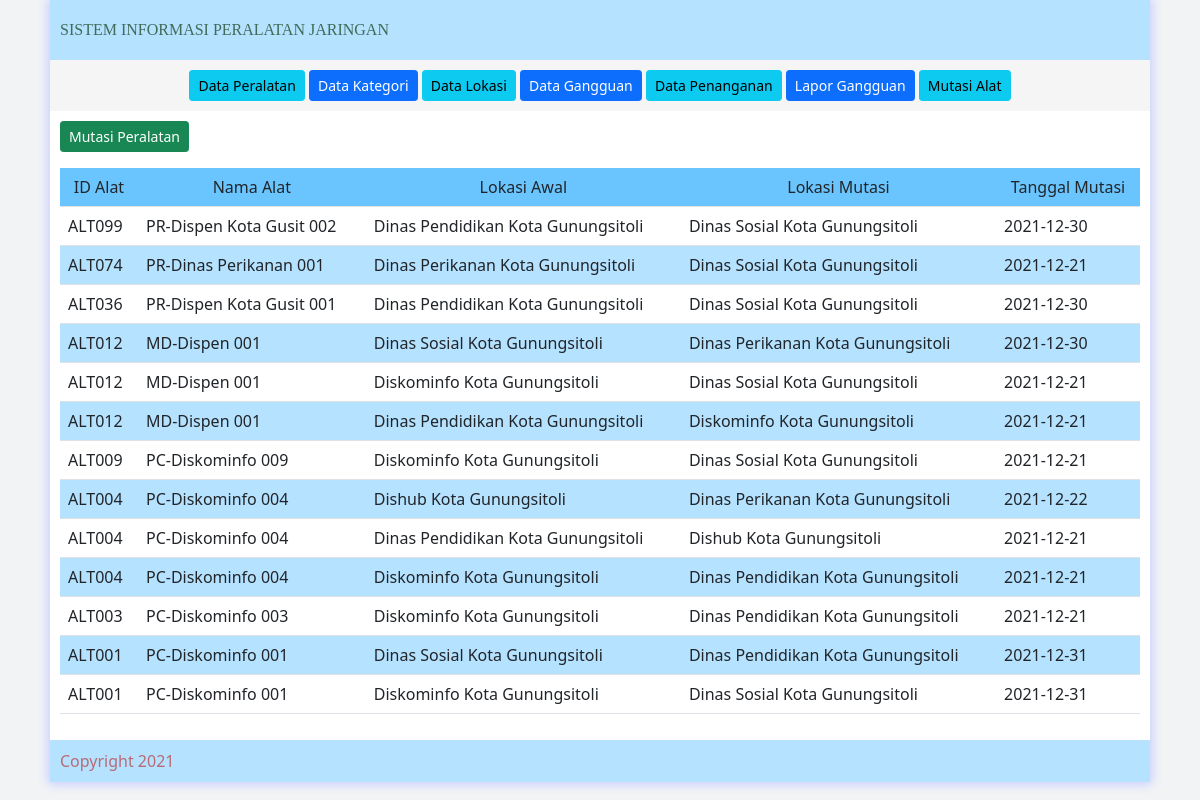
Screenshot of /mutasi with the database file from the repository.
### tables this page shows
CREATE TABLE `tblhistorilokasi` (
  `id_histori` int(20) NOT NULL,
  `id_alat` char(20) NOT NULL,
  `id_lokasi_a` char(20) NOT NULL,
  `id_lokasi_b` char(20) NOT NULL,
  `tgl` date NOT NULL
);

CREATE TABLE `tblalat` (
  `id_alat` char(20) NOT NULL,
  `id_kategori` char(20) NOT NULL,
  `id_lokasi` char(20) NOT NULL,
  `nama_peralatan` varchar(200) NOT NULL,
  `tahun_beli` date NOT NULL,
  `desc_alat` text NOT NULL,
  `jlh_port` text NOT NULL,
  `nama_wifi` varchar(200) NOT NULL,
  `pass_wifi` text NOT NULL,
  `frek_alat` text NOT NULL,
  `l_frek_alat` varchar(50) NOT NULL,
  `k_ram` text NOT NULL,
  `k_hardisk` text NOT NULL,
  `t_processor` text NOT NULL,
  `status_alat` char(20) NOT NULL
);

CREATE TABLE `tbllokasi` (
  `id_lokasi` char(20) NOT NULL,
  `nama_lokasi` varchar(150) NOT NULL
);

### view_data/mutasi_alat.php (the view, shortened to what this page needs)
<?php
	echo"<a class='btn btn-success btn-sm' href='tambahmutasi'>Mutasi Peralatan</a></p>";
	$sql = mysqli_query($dblink,"SELECT * from tblhistorilokasi,tblalat,tbllokasi WHERE tblhistorilokasi.id_alat=tblalat.id_alat AND tbllokasi.id_lokasi=tblalat.id_lokasi AND tblhistorilokasi.id_lokasi_b<>'' order by tblhistorilokasi.id_alat desc, tblhistorilokasi.id_histori DESC");
		echo"<div class='table-responsive'><table class='table table-hover'>
			<tr bgcolor=#6ac5fe>
				<td align='center'>ID Alat</td>
				<td align='center'>Nama Alat</td>
				<td align='center'>Lokasi Awal</td>
				<td align='center'>Lokasi Mutasi</td>
				<td align='center'>Tanggal Mutasi</td>
			</tr>";
		$i =0;
		while ($r=mysqli_fetch_array($sql,MYSQLI_ASSOC)){
  		$i++ ;
			if(($i % 2)==0)
				$bg="#b5e2ff";
			else
				$bg= "#fff";
			$xidal = isset($r['id_alat']) ? $r['id_alat'] : '';
			$xnal = isset($r['nama_peralatan']) ? $r['nama_peralatan'] : '';
			$xidla = isset($r['id_lokasi_a']) ? $r['id_lokasi_a'] : '';
			$xidlb = isset($r['id_lokasi_b']) ? $r['id_lokasi_b'] : '';
			$xtglm = isset($r['tgl']) ? $r['tgl'] : '';
			$xsql=mysqli_query($dblink,"SELECT * from tbllokasi where id_lokasi='$xidla'");
			while ($xr=mysqli_fetch_array($xsql,MYSQLI_ASSOC)){
				$xnmla = isset($xr['nama_lokasi']) ? $xr['nama_lokasi'] : '';
			}
			$dsql=mysqli_query($dblink,"SELECT * from tbllokasi where id_lokasi='$xidlb'");
			while ($dr=mysqli_fetch_array($dsql,MYSQLI_ASSOC)){
				$xnmlb = isset($dr['nama_lokasi']) ? $dr['nama_lokasi'] : '';
			}
		echo"<tr bgcolor=$bg>
				<td>$xidal</td>
				<td>$xnal</td>
				<td>$xnmla</td>
				<td>$xnmlb</td>
				<td>$xtglm</td>
			</tr>";
		}
		echo"</table>";
?>

### view_data/style/style.css (style rules this page uses)
.bgbody { background-color:#f1f3f5; }

### rows the page displays
tblhistorilokasi: id_alat.id_alat "ALT099", id_alat.nama_peralatan "PR-Dispen Kota Gusit 002", tbllokasi.nama_lokasi "Dinas Pendidikan Kota Gunungsitoli", tbllokasi.nama_lokasi "Dinas Sosial Kota Gunungsitoli", tgl "2021-12-30"
tblhistorilokasi: id_alat.id_alat "ALT074", id_alat.nama_peralatan "PR-Dinas Perikanan 001", tbllokasi.nama_lokasi "Dinas Perikanan Kota Gunungsitoli", tbllokasi.nama_lokasi "Dinas Sosial Kota Gunungsitoli", tgl "2021-12-21"
tblhistorilokasi: id_alat.id_alat "ALT036", id_alat.nama_peralatan "PR-Dispen Kota Gusit 001", tbllokasi.nama_lokasi "Dinas Pendidikan Kota Gunungsitoli", tbllokasi.nama_lokasi "Dinas Sosial Kota Gunungsitoli", tgl "2021-12-30"
tblhistorilokasi: id_alat.id_alat "ALT012", id_alat.nama_peralatan "MD-Dispen 001", tbllokasi.nama_lokasi "Dinas Sosial Kota Gunungsitoli", tbllokasi.nama_lokasi "Dinas Perikanan Kota Gunungsitoli", tgl "2021-12-30"
tblhistorilokasi: id_alat.id_alat "ALT012", id_alat.nama_peralatan "MD-Dispen 001", tbllokasi.nama_lokasi "Diskominfo Kota Gunungsitoli", tbllokasi.nama_lokasi "Dinas Sosial Kota Gunungsitoli", tgl "2021-12-21"
tblhistorilokasi: id_alat.id_alat "ALT012", id_alat.nama_peralatan "MD-Dispen 001", tbllokasi.nama_lokasi "Dinas Pendidikan Kota Gunungsitoli", tbllokasi.nama_lokasi "Diskominfo Kota Gunungsitoli", tgl "2021-12-21"
tblhistorilokasi: id_alat.id_alat "ALT009", id_alat.nama_peralatan "PC-Diskominfo 009", tbllokasi.nama_lokasi "Diskominfo Kota Gunungsitoli", tbllokasi.nama_lokasi "Dinas Sosial Kota Gunungsitoli", tgl "2021-12-21"
tblhistorilokasi: id_alat.id_alat "ALT004", id_alat.nama_peralatan "PC-Diskominfo 004", tbllokasi.nama_lokasi "Dishub Kota Gunungsitoli", tbllokasi.nama_lokasi "Dinas Perikanan Kota Gunungsitoli", tgl "2021-12-22"
tblhistorilokasi: id_alat.id_alat "ALT004", id_alat.nama_peralatan "PC-Diskominfo 004", tbllokasi.nama_lokasi "Dinas Pendidikan Kota Gunungsitoli", tbllokasi.nama_lokasi "Dishub Kota Gunungsitoli", tgl "2021-12-21"
tblhistorilokasi: id_alat.id_alat "ALT004", id_alat.nama_peralatan "PC-Diskominfo 004", tbllokasi.nama_lokasi "Diskominfo Kota Gunungsitoli", tbllokasi.nama_lokasi "Dinas Pendidikan Kota Gunungsitoli", tgl "2021-12-21"
tblhistorilokasi: id_alat.id_alat "ALT003", id_alat.nama_peralatan "PC-Diskominfo 003", tbllokasi.nama_lokasi "Diskominfo Kota Gunungsitoli", tbllokasi.nama_lokasi "Dinas Pendidikan Kota Gunungsitoli", tgl "2021-12-21"
tblhistorilokasi: id_alat.id_alat "ALT001", id_alat.nama_peralatan "PC-Diskominfo 001", tbllokasi.nama_lokasi "Dinas Sosial Kota Gunungsitoli", tbllokasi.nama_lokasi "Dinas Pendidikan Kota Gunungsitoli", tgl "2021-12-31"
tblhistorilokasi: id_alat.id_alat "ALT001", id_alat.nama_peralatan "PC-Diskominfo 001", tbllokasi.nama_lokasi "Diskominfo Kota Gunungsitoli", tbllokasi.nama_lokasi "Dinas Sosial Kota Gunungsitoli", tgl "2021-12-31"
